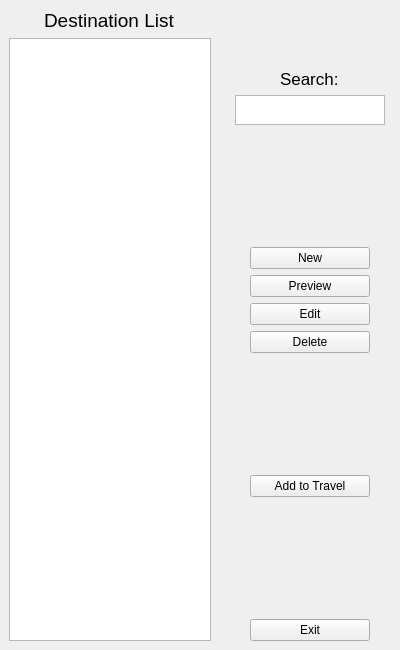
<?xml version="1.0" encoding="UTF-8"?>
<ui version="4.0">
 <class>destinationManagerWindow</class>
 <widget class="QWidget" name="destinationManagerWindow">
  <property name="geometry">
   <rect>
    <x>0</x>
    <y>0</y>
    <width>400</width>
    <height>650</height>
   </rect>
  </property>
  <property name="windowTitle">
   <string>Destination Manager</string>
  </property>
  <widget class="QWidget" name="mainWidget" native="true">
   <property name="geometry">
    <rect>
     <x>0</x>
     <y>0</y>
     <width>400</width>
     <height>650</height>
    </rect>
   </property>
   <layout class="QHBoxLayout" name="horizontalLayout">
    <property name="spacing">
     <number>0</number>
    </property>
    <property name="leftMargin">
     <number>0</number>
    </property>
    <property name="topMargin">
     <number>0</number>
    </property>
    <property name="rightMargin">
     <number>0</number>
    </property>
    <property name="bottomMargin">
     <number>0</number>
    </property>
    <item>
     <widget class="QWidget" name="destinationWidget" native="true">
      <layout class="QVBoxLayout" name="verticalLayout_4">
       <item alignment="Qt::AlignHCenter">
        <widget class="QLabel" name="destinationLabel">
         <property name="font">
          <font>
           <pointsize>14</pointsize>
          </font>
         </property>
         <property name="text">
          <string>Destination List</string>
         </property>
        </widget>
       </item>
       <item>
        <widget class="QListWidget" name="destinationList"/>
       </item>
      </layout>
     </widget>
    </item>
    <item>
     <widget class="QWidget" name="buttonsWidget" native="true">
      <property name="minimumSize">
       <size>
        <width>180</width>
        <height>0</height>
       </size>
      </property>
      <property name="maximumSize">
       <size>
        <width>200</width>
        <height>16777215</height>
       </size>
      </property>
      <layout class="QVBoxLayout" name="verticalLayout_3">
       <item>
        <layout class="QVBoxLayout" name="searchLayout">
         <property name="spacing">
          <number>6</number>
         </property>
         <item alignment="Qt::AlignHCenter|Qt::AlignBottom">
          <widget class="QLabel" name="searchLabel">
           <property name="font">
            <font>
             <pointsize>13</pointsize>
            </font>
           </property>
           <property name="text">
            <string>Search:</string>
           </property>
          </widget>
         </item>
         <item alignment="Qt::AlignHCenter">
          <widget class="QPlainTextEdit" name="searchPlainTextEdit">
           <property name="maximumSize">
            <size>
             <width>150</width>
             <height>30</height>
            </size>
           </property>
          </widget>
         </item>
        </layout>
       </item>
       <item>
        <spacer name="verticalSpacer_2">
         <property name="orientation">
          <enum>Qt::Vertical</enum>
         </property>
         <property name="sizeHint" stdset="0">
          <size>
           <width>20</width>
           <height>40</height>
          </size>
         </property>
        </spacer>
       </item>
       <item>
        <layout class="QVBoxLayout" name="manageButtonsLayout">
         <item alignment="Qt::AlignHCenter">
          <widget class="QPushButton" name="newButton">
           <property name="minimumSize">
            <size>
             <width>120</width>
             <height>0</height>
            </size>
           </property>
           <property name="text">
            <string>New</string>
           </property>
          </widget>
         </item>
         <item alignment="Qt::AlignHCenter">
          <widget class="QPushButton" name="previewButton">
           <property name="minimumSize">
            <size>
             <width>120</width>
             <height>0</height>
            </size>
           </property>
           <property name="text">
            <string>Preview</string>
           </property>
          </widget>
         </item>
         <item alignment="Qt::AlignHCenter">
          <widget class="QPushButton" name="editButton">
           <property name="minimumSize">
            <size>
             <width>120</width>
             <height>0</height>
            </size>
           </property>
           <property name="text">
            <string>Edit</string>
           </property>
          </widget>
         </item>
         <item alignment="Qt::AlignHCenter">
          <widget class="QPushButton" name="deleteButton">
           <property name="minimumSize">
            <size>
             <width>120</width>
             <height>0</height>
            </size>
           </property>
           <property name="text">
            <string>Delete</string>
           </property>
          </widget>
         </item>
        </layout>
       </item>
       <item>
        <spacer name="verticalSpacer_3">
         <property name="orientation">
          <enum>Qt::Vertical</enum>
         </property>
         <property name="sizeHint" stdset="0">
          <size>
           <width>20</width>
           <height>40</height>
          </size>
         </property>
        </spacer>
       </item>
       <item alignment="Qt::AlignHCenter">
        <widget class="QPushButton" name="addtotravelButton">
         <property name="minimumSize">
          <size>
           <width>120</width>
           <height>0</height>
          </size>
         </property>
         <property name="text">
          <string>Add to Travel</string>
         </property>
        </widget>
       </item>
       <item>
        <spacer name="verticalSpacer_1">
         <property name="orientation">
          <enum>Qt::Vertical</enum>
         </property>
         <property name="sizeHint" stdset="0">
          <size>
           <width>20</width>
           <height>40</height>
          </size>
         </property>
        </spacer>
       </item>
       <item alignment="Qt::AlignHCenter">
        <widget class="QPushButton" name="exitButton">
         <property name="minimumSize">
          <size>
           <width>120</width>
           <height>0</height>
          </size>
         </property>
         <property name="text">
          <string>Exit</string>
         </property>
        </widget>
       </item>
      </layout>
     </widget>
    </item>
   </layout>
  </widget>
 </widget>
 <resources/>
 <connections/>
</ui>
